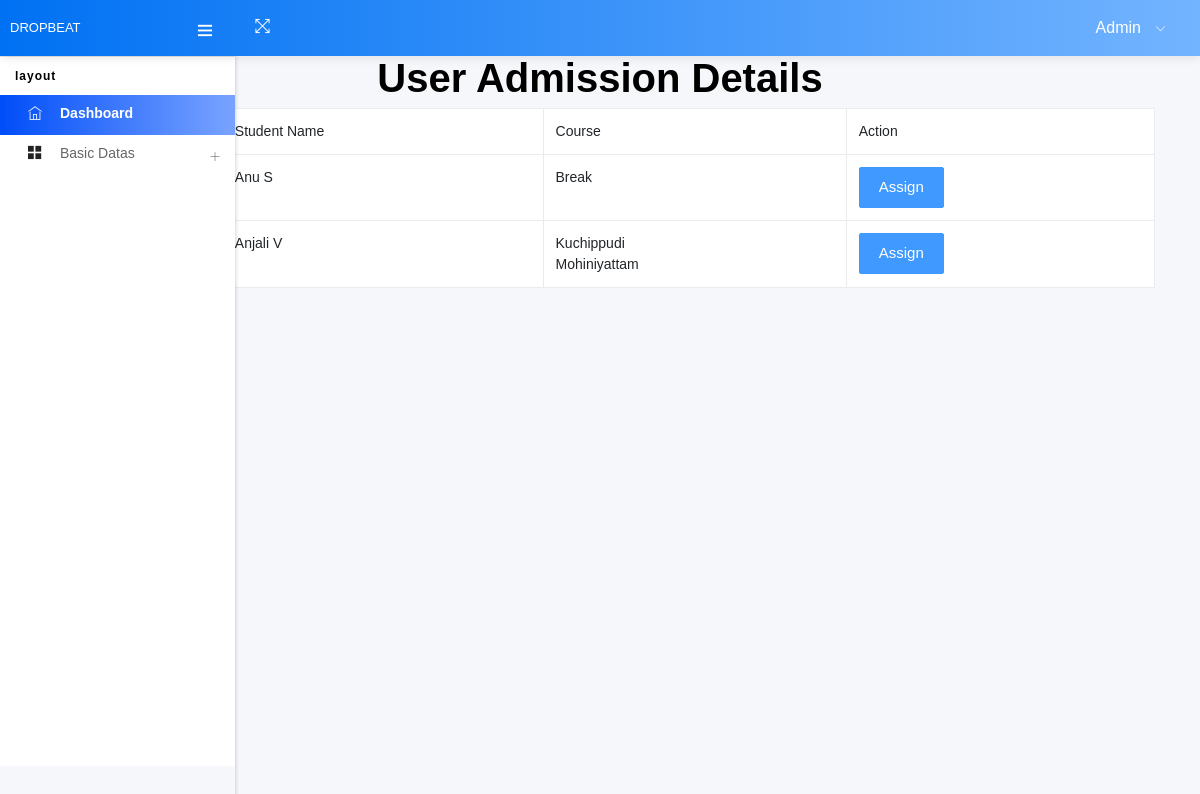
The page /Project/Admin/UserAdmissionDetails.php on the database its author committed.
### tables this page shows
CREATE TABLE `tbl_admission` (
  `admission_id` int(11) NOT NULL auto_increment,
  `admission_number` varchar(100) NOT NULL,
  `student_id` int(11) NOT NULL,
  `subcategory_id` varchar(100) NOT NULL,
  `grand_total` varchar(100) NOT NULL,
  `emi` varchar(100) NOT NULL,
  `count` varchar(100) NOT NULL,
  `admission_status` varchar(500) NOT NULL default '0',
  `payment_date` varbinary(500) NOT NULL,
  PRIMARY KEY  (`admission_id`)
);

CREATE TABLE `tbl_studentregistration` (
  `student_id` int(11) NOT NULL auto_increment,
  `student_name` varchar(50) NOT NULL,
  `student_contact` varchar(50) NOT NULL,
  `student_email` varchar(50) NOT NULL,
  `student_password` varchar(50) NOT NULL,
  `student_photo` varchar(50) NOT NULL,
  PRIMARY KEY  (`student_id`)
);

CREATE TABLE `tbl_subcategory` (
  `subcategory_id` int(11) NOT NULL auto_increment,
  `subcategory_name` varchar(100) NOT NULL,
  `category_id` int(11) NOT NULL,
  `subcategory_rate` varchar(50) NOT NULL,
  PRIMARY KEY  (`subcategory_id`)
);

### Project/Admin/UserAdmissionDetails.php (the view, shortened to what this page needs)
<!DOCTYPE html>
<html lang="en">
<head>
  <link href="https://cdn.jsdelivr.net/npm/bootstrap@5.5.0/dist/css/bootstrap.min.css" rel="stylesheet">
</head>
<body>
<body style="background-color:lightslategray;color: black;">
</body>
</html>
<?php
include("Head.php");
?>
<div class="container">
<center><h1>User Admission Details</h1></center>
        <form id="form1" name="form1" method="post" action="">
            <table class="table table-bordered" align="center" cellpadding="10">
                <tr>
                    <td>Sl. No</td>
                    <td>Student Name</td>
                    <td>Course</td>
                    <td>Action</td>
                </tr>
                <?php
                $i = 0;
                $selQry = "select * from tbl_admission a inner join tbl_studentregistration s on s.student_id=a.student_id";
                $data = mysql_query($selQry);
                while ($row = mysql_fetch_array($data)) {
                    $i++;
                ?>
                <tr>
                    <td><?php echo $i; ?></td>
                    <td><?php echo $row["student_name"]; ?></td>
                    <td>
                        <?php
                        $subcate = $row["subcategory_id"];
                        $delimiter = ",";
                        $stringArray = explode($delimiter, $subcate);
                        foreach ($stringArray as $checked) {
                            $selsub = "select * from tbl_subcategory where subcategory_id='" . $checked . "'";
                            $datasub = mysql_query($selsub);
                            $rowsub = mysql_fetch_array($datasub);
                            echo $rowsub["subcategory_name"];
                            echo "<br>";
                        }
                        ?>
                    </td>
                    <td><a href="ViewTrainer.php?stid=<?php echo $row["student_id"] ?>" class="btn btn-primary">Assign</a></td>
                </tr>
                <?php
                }
                ?>
            </table>
        </form>
    </div>

### rows shown on the page
tbl_admission: student.student_name "Anu S"
tbl_subcategory: subcategory_name "Break"
tbl_admission: student.student_name "Anjali V"
tbl_subcategory: subcategory_name "Kuchippudi"
tbl_subcategory: subcategory_name "Mohiniyattam"
